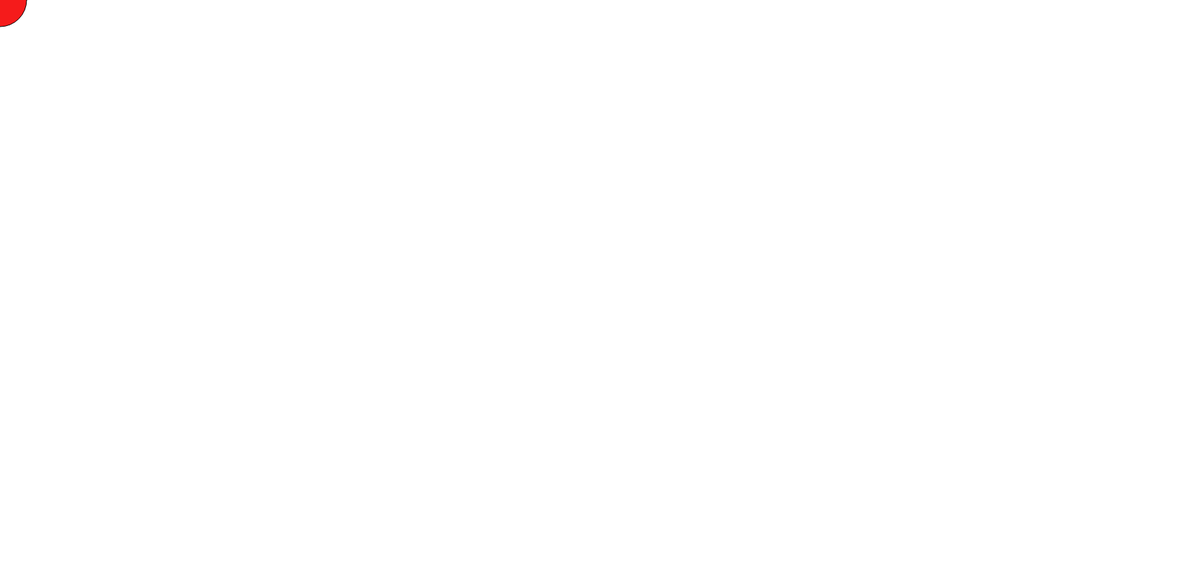
Frame 1 (no input)
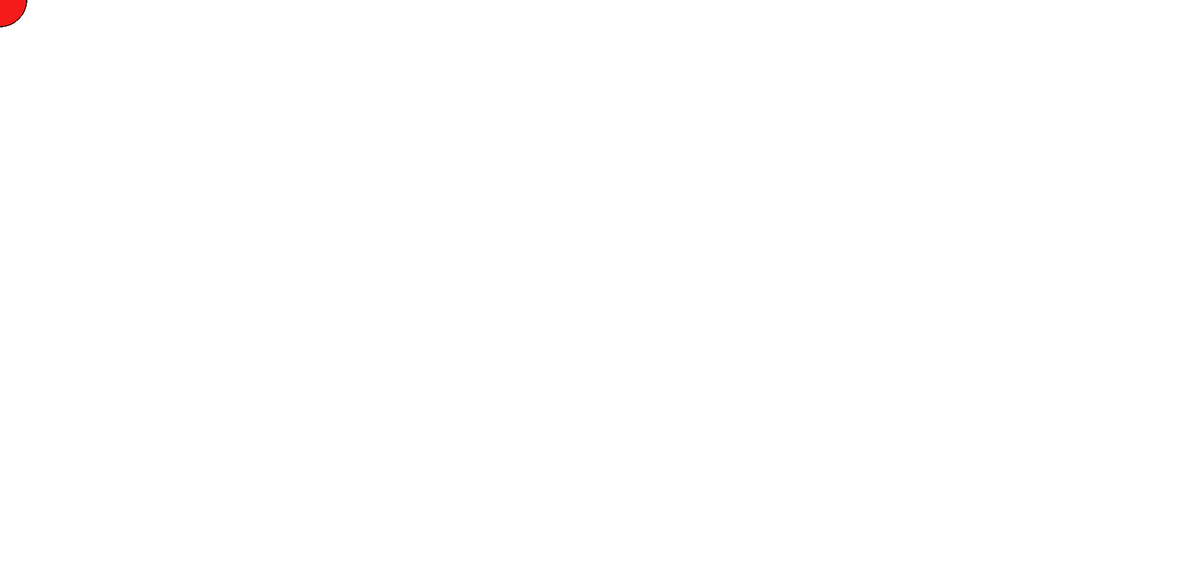
Frame 60 (no input)
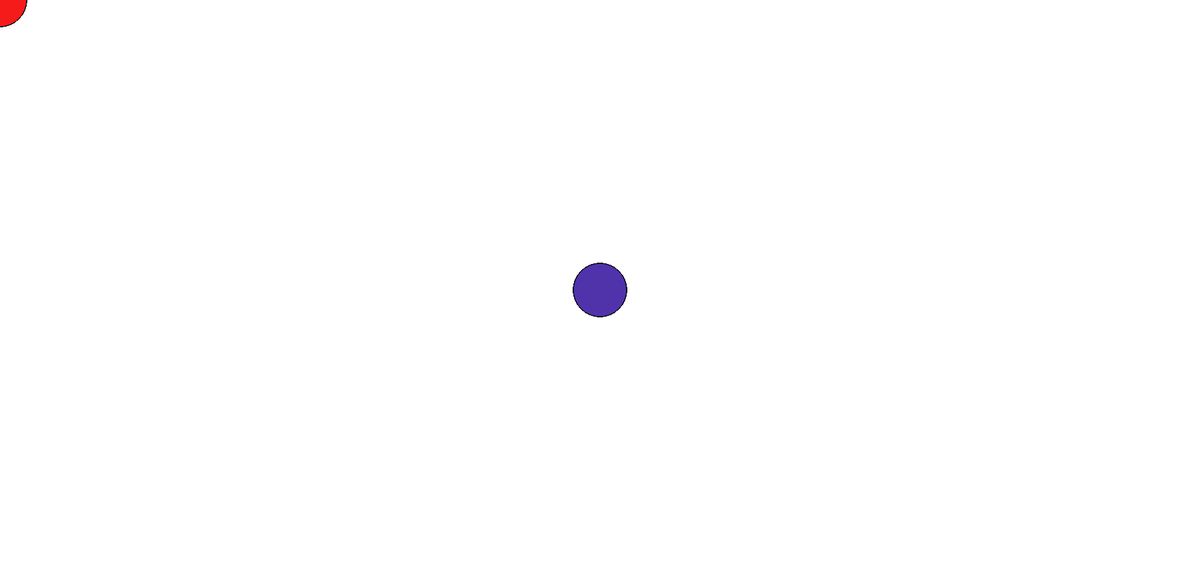
Frame 120 (the mouse pressed at the canvas centre since frame 60)

The p5.js sketch that drew these frames (run headless with seeded random() and noise() and a simulated clock; from frame 60 on, the mouse is pressed at the canvas centre):

// p5.js sketch
// ── sketch.js
function setup() {
createCanvas(1800, 870);
}

function draw() {
  if (mouseIsPressed) {
    fill(80, 50, 170);
  } else {
    fill(245, 27, 27);
  }
  ellipse(mouseX,mouseY,80,80);
}
